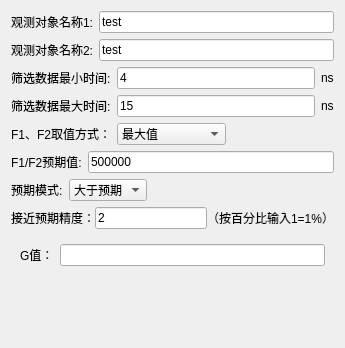
<?xml version="1.0" encoding="UTF-8"?>
<ui version="4.0">
 <class>TimeDoubleTargetItemUI</class>
 <widget class="QWidget" name="TimeDoubleTargetItemUI">
  <property name="geometry">
   <rect>
    <x>0</x>
    <y>0</y>
    <width>345</width>
    <height>348</height>
   </rect>
  </property>
  <property name="windowTitle">
   <string>Form</string>
  </property>
  <layout class="QVBoxLayout" name="verticalLayout">
   <item>
    <layout class="QHBoxLayout" name="horizontalLayout_4">
     <item>
      <widget class="QLabel" name="label_2">
       <property name="text">
        <string>观测对象名称1:</string>
       </property>
      </widget>
     </item>
     <item>
      <widget class="QLineEdit" name="lineEditName">
       <property name="text">
        <string>test</string>
       </property>
      </widget>
     </item>
    </layout>
   </item>
   <item>
    <layout class="QHBoxLayout" name="horizontalLayout_9">
     <item>
      <widget class="QLabel" name="label_7">
       <property name="text">
        <string>观测对象名称2:</string>
       </property>
      </widget>
     </item>
     <item>
      <widget class="QLineEdit" name="lineEditName_2">
       <property name="text">
        <string>test</string>
       </property>
      </widget>
     </item>
    </layout>
   </item>
   <item>
    <layout class="QHBoxLayout" name="horizontalLayout_6">
     <item>
      <widget class="QLabel" name="label_4">
       <property name="text">
        <string>筛选数据最小时间:</string>
       </property>
      </widget>
     </item>
     <item>
      <widget class="QLineEdit" name="lineEditMiniTime">
       <property name="text">
        <string>4</string>
       </property>
      </widget>
     </item>
     <item>
      <widget class="QLabel" name="label_12">
       <property name="text">
        <string>ns</string>
       </property>
      </widget>
     </item>
    </layout>
   </item>
   <item>
    <layout class="QHBoxLayout" name="horizontalLayout_5">
     <item>
      <widget class="QLabel" name="label_3">
       <property name="text">
        <string>筛选数据最大时间:</string>
       </property>
      </widget>
     </item>
     <item>
      <widget class="QLineEdit" name="lineEditMaxTime">
       <property name="text">
        <string>15</string>
       </property>
      </widget>
     </item>
     <item>
      <widget class="QLabel" name="label_13">
       <property name="text">
        <string>ns</string>
       </property>
      </widget>
     </item>
    </layout>
   </item>
   <item>
    <layout class="QHBoxLayout" name="horizontalLayout_7">
     <item>
      <widget class="QLabel" name="label_5">
       <property name="sizePolicy">
        <sizepolicy hsizetype="Minimum" vsizetype="Preferred">
         <horstretch>0</horstretch>
         <verstretch>0</verstretch>
        </sizepolicy>
       </property>
       <property name="text">
        <string>F1、F2取值方式：</string>
       </property>
       <property name="alignment">
        <set>Qt::AlignLeading|Qt::AlignLeft|Qt::AlignVCenter</set>
       </property>
      </widget>
     </item>
     <item>
      <widget class="QComboBox" name="comboBoxF">
       <property name="sizePolicy">
        <sizepolicy hsizetype="Expanding" vsizetype="Fixed">
         <horstretch>0</horstretch>
         <verstretch>0</verstretch>
        </sizepolicy>
       </property>
       <item>
        <property name="text">
         <string>最大值</string>
        </property>
       </item>
       <item>
        <property name="text">
         <string>最小值</string>
        </property>
       </item>
       <item>
        <property name="text">
         <string>平均值</string>
        </property>
       </item>
      </widget>
     </item>
     <item>
      <spacer name="horizontalSpacer">
       <property name="orientation">
        <enum>Qt::Horizontal</enum>
       </property>
       <property name="sizeHint" stdset="0">
        <size>
         <width>40</width>
         <height>20</height>
        </size>
       </property>
      </spacer>
     </item>
    </layout>
   </item>
   <item>
    <layout class="QHBoxLayout" name="horizontalLayout_8">
     <item>
      <widget class="QLabel" name="label_6">
       <property name="text">
        <string>F1/F2预期值:</string>
       </property>
      </widget>
     </item>
     <item>
      <widget class="QLineEdit" name="lineEditMaxF">
       <property name="text">
        <string>500000</string>
       </property>
      </widget>
     </item>
    </layout>
   </item>
   <item>
    <layout class="QHBoxLayout" name="horizontalLayout_13">
     <item>
      <widget class="QLabel" name="label_11">
       <property name="text">
        <string>预期模式:</string>
       </property>
      </widget>
     </item>
     <item>
      <widget class="QComboBox" name="comboBoxExcpcet">
       <property name="sizePolicy">
        <sizepolicy hsizetype="Minimum" vsizetype="Fixed">
         <horstretch>0</horstretch>
         <verstretch>0</verstretch>
        </sizepolicy>
       </property>
       <property name="currentIndex">
        <number>1</number>
       </property>
       <item>
        <property name="text">
         <string>接近预期</string>
        </property>
       </item>
       <item>
        <property name="text">
         <string>大于预期</string>
        </property>
       </item>
      </widget>
     </item>
     <item>
      <spacer name="horizontalSpacer_2">
       <property name="orientation">
        <enum>Qt::Horizontal</enum>
       </property>
       <property name="sizeHint" stdset="0">
        <size>
         <width>40</width>
         <height>20</height>
        </size>
       </property>
      </spacer>
     </item>
    </layout>
   </item>
   <item>
    <widget class="QWidget" name="widgetAccuracy" native="true">
     <layout class="QHBoxLayout" name="horizontalLayout_16">
      <property name="spacing">
       <number>0</number>
      </property>
      <property name="leftMargin">
       <number>0</number>
      </property>
      <property name="topMargin">
       <number>0</number>
      </property>
      <property name="rightMargin">
       <number>0</number>
      </property>
      <property name="bottomMargin">
       <number>0</number>
      </property>
      <item>
       <widget class="QLabel" name="label_14">
        <property name="text">
         <string>接近预期精度：</string>
        </property>
       </widget>
      </item>
      <item>
       <widget class="QLineEdit" name="lineEditAccuracy">
        <property name="text">
         <string>2</string>
        </property>
       </widget>
      </item>
      <item>
       <widget class="QLabel" name="label_15">
        <property name="text">
         <string>（按百分比输入1=1%）</string>
        </property>
       </widget>
      </item>
     </layout>
    </widget>
   </item>
   <item>
    <widget class="QWidget" name="widgetG" native="true">
     <layout class="QHBoxLayout" name="horizontalLayout">
      <item>
       <widget class="QLabel" name="labelG">
        <property name="text">
         <string>G值：</string>
        </property>
       </widget>
      </item>
      <item>
       <widget class="QLineEdit" name="lineEditG"/>
      </item>
     </layout>
    </widget>
   </item>
   <item>
    <spacer name="verticalSpacer">
     <property name="orientation">
      <enum>Qt::Vertical</enum>
     </property>
     <property name="sizeHint" stdset="0">
      <size>
       <width>20</width>
       <height>40</height>
      </size>
     </property>
    </spacer>
   </item>
  </layout>
 </widget>
 <resources/>
 <connections/>
</ui>
